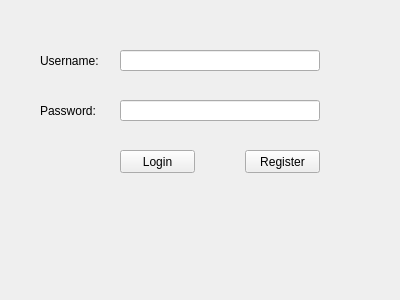
<?xml version="1.0" encoding="UTF-8"?>
<ui version="4.0">
 <class>LoginWindow</class>
 <widget class="QWidget" name="LoginWindow">
  <property name="geometry">
   <rect>
    <x>0</x>
    <y>0</y>
    <width>400</width>
    <height>300</height>
   </rect>
  </property>
  <property name="windowTitle">
   <string>Login</string>
  </property>
  <widget class="QLabel" name="usernameLabel">
   <property name="geometry">
    <rect>
     <x>40</x>
     <y>50</y>
     <width>71</width>
     <height>21</height>
    </rect>
   </property>
   <property name="text">
    <string>Username:</string>
   </property>
  </widget>
  <widget class="QLabel" name="passwordLabel">
   <property name="geometry">
    <rect>
     <x>40</x>
     <y>100</y>
     <width>71</width>
     <height>21</height>
    </rect>
   </property>
   <property name="text">
    <string>Password:</string>
   </property>
  </widget>
  <widget class="QLineEdit" name="usernameEdit">
   <property name="geometry">
    <rect>
     <x>120</x>
     <y>50</y>
     <width>200</width>
     <height>21</height>
    </rect>
   </property>
  </widget>
  <widget class="QLineEdit" name="passwordEdit">
   <property name="geometry">
    <rect>
     <x>120</x>
     <y>100</y>
     <width>200</width>
     <height>21</height>
    </rect>
   </property>
   <property name="echoMode">
    <enum>QLineEdit::Password</enum>
   </property>
  </widget>
  <widget class="QPushButton" name="loginButton">
   <property name="geometry">
    <rect>
     <x>120</x>
     <y>150</y>
     <width>75</width>
     <height>23</height>
    </rect>
   </property>
   <property name="text">
    <string>Login</string>
   </property>
  </widget>
  <widget class="QPushButton" name="registerButton">
   <property name="geometry">
    <rect>
     <x>245</x>
     <y>150</y>
     <width>75</width>
     <height>23</height>
    </rect>
   </property>
   <property name="text">
    <string>Register</string>
   </property>
  </widget>
 </widget>
 <resources/>
 <connections/>
</ui>
